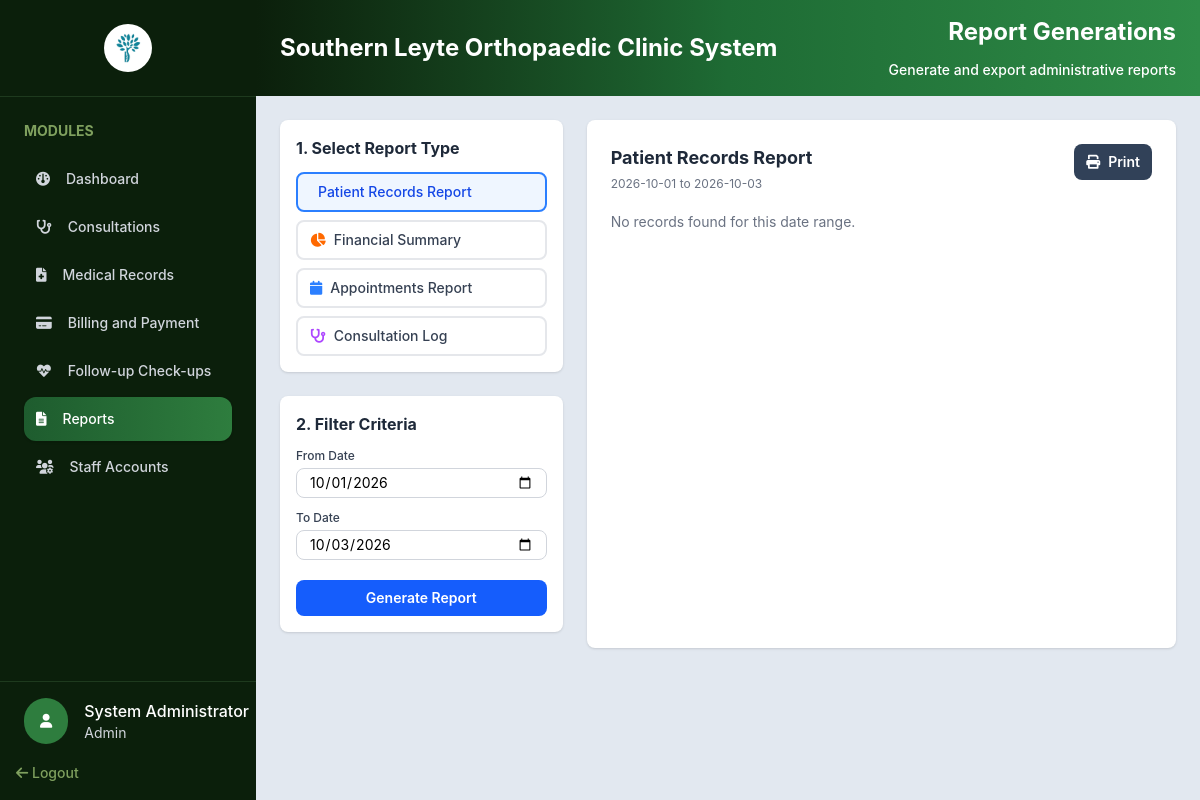
The app's page /admin/reports.php (signed in), older data.
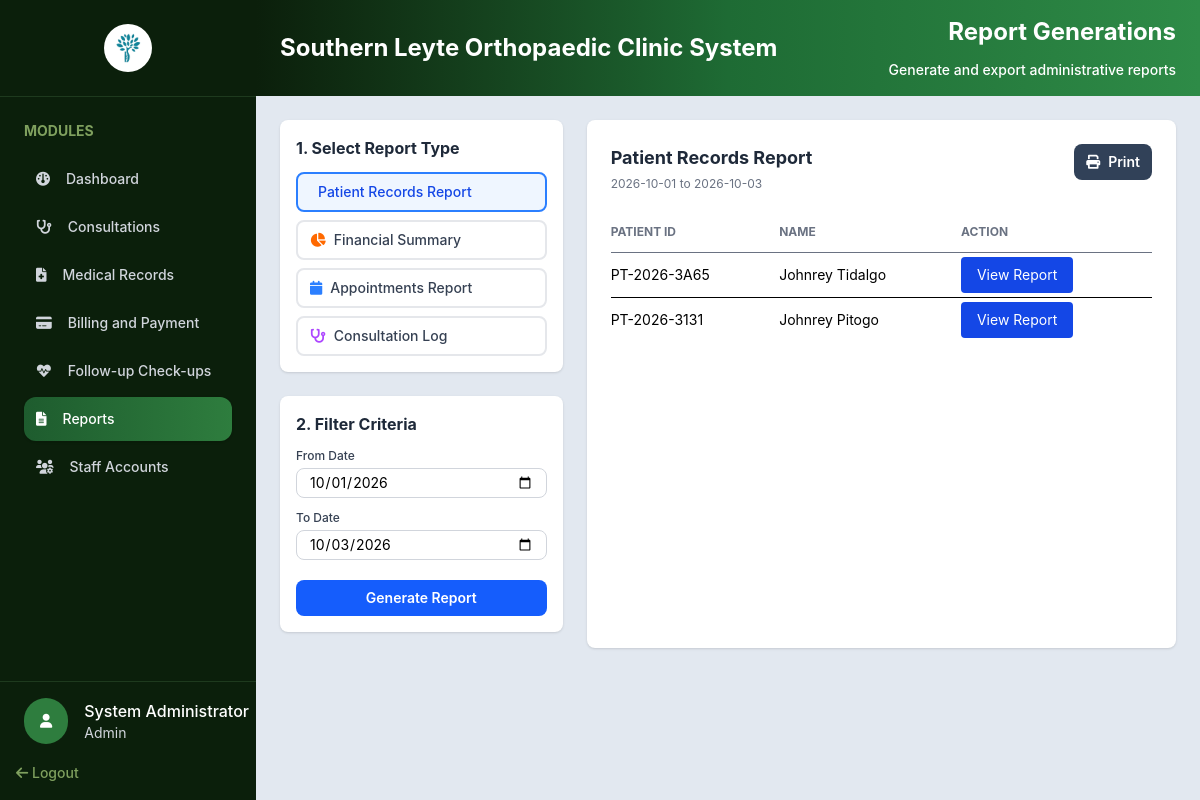
The same page, newer data.
### tables this page shows
CREATE TABLE `patients` (
  `PatientID` int UNSIGNED NOT NULL,
  `PatientCode` varchar(20) NOT NULL,
  `UserID` int UNSIGNED DEFAULT NULL,
  `FirstName` varchar(100) NOT NULL,
  `MiddleName` varchar(100) DEFAULT NULL,
  `LastName` varchar(100) NOT NULL,
  `BirthDate` date NOT NULL,
  `Gender` enum('Male','Female','Other') NOT NULL,
  `CivilStatus` enum('Single','Married','Widowed','Separated') DEFAULT NULL,
  `Address` varchar(255) DEFAULT NULL,
  `Province` varchar(100) DEFAULT NULL,
  `City` varchar(100) DEFAULT NULL,
  `Barangay` varchar(100) DEFAULT NULL,
  `Allergies` varchar(50) DEFAULT NULL,
  `Latitude` decimal(10,7) DEFAULT NULL,
  `Longitude` decimal(10,7) DEFAULT NULL,
  `Phone` varchar(30) DEFAULT NULL,
  `Email` varchar(150) DEFAULT NULL,
  `BloodType` varchar(5) DEFAULT NULL,
  `EmergencyContact` varchar(150) DEFAULT NULL,
  `EmergencyPhone` varchar(30) DEFAULT NULL,
  `PatientType` enum('Regular','Senior Citizen','PWD') NOT NULL DEFAULT 'Regular',
  `CreatedAt` timestamp NOT NULL DEFAULT CURRENT_TIMESTAMP
);

### includes/auth.php (called while the page is built, shortened)
<?php
class SessionManager
{
    public static function isLoggedIn(): bool
    {
        return isset($_SESSION['user_id']) || isset($_SESSION['userId']) || isset($_SESSION['user']);
    }
    public static function getCurrentRole(): ?string
    {
        return $_SESSION['access_type']
            ?? $_SESSION['user']['Role']
            ?? $_SESSION['Role']
            ?? null;
    }
    public static function getUser(PDO $pdo): ?array
    {
        $userId = $_SESSION['user_id'] ?? $_SESSION['userId'] ?? $_SESSION['user']['UserID'] ?? null;
        $statement = $pdo->prepare(
            'SELECT UserID AS user_id, Username AS username, FirstName AS first_name,
                    LastName AS last_name, Email AS email, Phone AS phone,
                    Role AS role, IsDoctor AS is_doctor, Status AS status, CreatedAt AS created_at
             FROM users WHERE UserID = ?'
        );
        $statement->execute([$userId]);
        return $statement->fetch(PDO::FETCH_ASSOC) ?: null;
    }
}

### php/fetch/fetch.php (called while the page is built, shortened)
<?php
function fetchAllData(PDO $pdo, string $query, array $params = []): array
{
    $stmt = $pdo->prepare($query);
    $stmt->execute($params);
    return $stmt->fetchAll(PDO::FETCH_ASSOC);
}

### admin/reports.php (the view, shortened to what the changed rows need)
<?php
require_once __DIR__ . '/../config/config.php';
require_once __DIR__ . '/../includes/auth.php';
require_once __DIR__ . '/../php/fetch/fetch.php';
$admin = SessionManager::getUser($pdo);
$reportTypes = [
    'patients' => 'Patient Records Report',
    'financial' => 'Financial Summary',
    'appointments' => 'Appointments Report',
    'consultations' => 'Consultation Log'
];
$reportType = $_GET['report_type'] ?? 'patients';
$reportType = array_key_exists($reportType, $reportTypes) ? $reportType : 'patients';
$fromDate = $_GET['from_date'] ?? date('Y-m-01');
$toDate = $_GET['to_date'] ?? date('Y-m-d');
$reportRows = [];
$reportError = null;
try {
    switch ($reportType) {
        case 'patients':
        default:
            $reportRows = fetchAllData($pdo, '
                SELECT PatientCode, CONCAT(FirstName, \' \', LastName) AS PatientName,
                       BirthDate, Gender, PatientType, Phone, CreatedAt
                FROM patients
                WHERE DATE(CreatedAt) BETWEEN ? AND ?
                ORDER BY CreatedAt DESC', [$fromDate, $toDate]);
            break;
    }
} catch (PDOException $e) {
    error_log('Reports query failed: ' . $e->getMessage());
    $reportError = 'Unable to load the selected report.';
}
function reportValue(mixed $value): string
{
    return htmlspecialchars((string) ($value ?? '—'), ENT_QUOTES, 'UTF-8');
}
?>
<!DOCTYPE html>
<html lang="en">
<head>
    <link rel="stylesheet" href="../assets/css/output.css">
    <link rel="stylesheet" href="../assets/css/global.css">
    <link rel="stylesheet" href="https://cdnjs.cloudflare.com/ajax/libs/font-awesome/6.0.0-beta3/css/all.min.css">
</head>
<body class="h-screen flex bg-slate-200 overflow-hidden">
    <?php include_once '../includes/sidebar.php'; ?>
    <section class="flex-1 min-h-0 flex flex-col overflow-hidden">
        <div
            class="flex items-center justify-between bg-gradient-to-r from-[#0b1f0b] via-[#1e6b34] to-[#2e8b47] px-6 py-4">
            <h1 class="text-2xl font-bold text-white">Southern Leyte Orthopaedic Clinic System</h1>
            <div class="flex flex-col gap-3 items-end">
                <h1 class="text-2xl font-bold text-white">Report Generations</h1>
            </div>
        </div>
        <div class="grid grid-cols-3 gap-6 min-h-0 overflow-auto p-6 space-y-4">
            <div class="space-y-6 col-span-1">
                <div class="bg-white rounded-lg p-4 shadow-sm">
                    <h2 class="text-base font-bold text-gray-800 mb-3">1. Select Report Type</h2>
                </div>
                <div class="bg-white rounded-lg p-4 shadow-sm col-span-1">
                    <h2 class="text-base font-bold text-gray-800 mb-3">2. Filter Criteria</h2>
                </div>
            </div>
            <div id="report-preview" class="bg-white rounded-lg p-6 shadow-sm col-span-2">
                <div class="flex items-start justify-between gap-4 mb-5">
                    <div>
                        <h2 class="text-lg font-bold text-gray-800"><?= reportValue($reportTypes[$reportType]) ?></h2>
                    </div>
                    <button type="button" id="printReportBtn" data-report-type="<?= reportValue($reportType) ?>"
                        class="print-hidden inline-flex items-center gap-2 px-3 py-2 bg-slate-700 text-white text-sm font-semibold rounded-lg hover:bg-slate-800">
                    </button>
                </div>
                <?php if ($reportError): ?>
                    <p class="text-sm text-red-600"><?= reportValue($reportError) ?></p>
                <?php else: ?>
                    <?php if (empty($reportRows)): ?>
                        <p class="text-sm text-gray-500">No records found for this date range.</p>
                    <?php else: ?>
                        <div class="overflow-x-auto">
                            <table class="w-full text-sm text-left">
                                <thead class="text-xs uppercase text-gray-500 border-b">
                                    <tr>
                                        <?php if ($reportType === 'patients'): ?>
                                            <th class="py-3">Patient ID</th>
                                            <th>Name</th>
                                            <th>Action</th>
                                            <?php endif; ?>
                                    </tr>
                                </thead>
                                <tbody>
                                    <?php foreach ($reportRows as $row): ?>
                                        <tr class="border-b last:border-0">
                                            <?php if ($reportType === 'patients'): ?>
                                                <td class="py-3"><?= reportValue($row['PatientCode']) ?></td>
                                                <td><?= reportValue($row['PatientName']) ?></td>
                                                <td>
                                                    <button type="button"
                                                        class="view-patient-report-btn bg-blue-700 text-white px-4 py-2 rounded hover:bg-blue-800"
                                                        data-patient-code="<?= reportValue($row['PatientCode']) ?>">
                                                        View Report
                                                    </button>
                                                </td>
                                                <?php endif; ?>
                                        </tr>
                                    <?php endforeach; ?>
                                </tbody>
                            </table>
                        </div>
                    <?php endif; ?>
                <?php endif; ?>
            </div>
        </div>
    </section>
</body>
</html>

### includes/sidebar.php (shortened to what the changed rows need)
<?php
$navItems = [
    [
        'label' => 'Dashboard',
        'icon' => 'fa-gauge',
        'file' => 'admin-dashboard.php',
        'href' => '../admin/admin-dashboard.php',
        'roles' => ['admin', 'staff'],
    ],
    [
        'label' => 'Patient Registration',
        'icon' => 'fa-user-plus',
        'file' => 'patient-registration.php',
        'href' => '../admin/patient-registration.php',
        'roles' => ['staff'],
    ],
    [
        'label' => 'Appointments',
        'icon' => 'fa-calendar',
        'file' => 'appointments.php',
        'href' => '../admin/appointments.php',
        'roles' => ['staff'],
    ],
    [
        'label' => 'Consultations',
        'icon' => 'fa-stethoscope',
        'file' => 'consultations.php',
        'href' => '../admin/consultations.php',
        'roles' => ['admin'],
    ],
    [
        'label' => 'Medical Records',
        'icon' => 'fa-file-medical',
        'file' => 'medical-records.php',
        'href' => '../admin/medical-records.php',
        'roles' => ['admin'],
    ],
    [
        'label' => 'Billing and Payment',
        'icon' => 'fa-credit-card',
        'file' => 'billing-payment.php',
        'href' => '../admin/billing-payment.php',
        'roles' => ['admin',],
    ],
    [
        'label' => 'Follow-up Check-ups',
        'icon' => 'fa-heart-pulse',
        'file' => 'follow-up-checkups.php',
        'href' => '../admin/follow-up-checkups.php',
        'roles' => ['admin', 'staff'],
    ],
    [
        'label' => 'Reports',
        'icon' => 'fa-file-lines',
        'file' => 'reports.php',
        'href' => '../admin/reports.php',
        'roles' => ['admin'],
    ],
    [
        'label' => 'Staff Accounts',
        'icon' => 'fa-users-gear',
        'file' => 'staff-management.php',
        'href' => '../admin/staff-management.php',
        'roles' => ['admin'],
    ],
];
$currentRole = strtolower((string) (SessionManager::getCurrentRole() ?? 'staff'));
$currentFile = basename($_SERVER['PHP_SELF']);
?>
<div class="w-64 shrink-0 bg-[#0b1f0b] flex flex-col h-full">
    <div class="custom-scrollbar w-full p-6 overflow-y-auto flex-1 min-h-0">
        <h2 class="text-[#7fa05e] font-bold text-sm mb-4">MODULES</h2>
        <?php foreach ($navItems as $item): ?>
            <?php if (in_array($currentRole, $item['roles'], true)): ?>
                <?php $isActive = $currentFile === $item['file']; ?>
                <div
                    class="flex items-center p-3 rounded-xl gap-4 mb-1 <?= $isActive ? 'bg-gradient-to-r from-[#1e5c2e] to-[#2e7d3e] shadow-sm' : '' ?>">
                    <i
                        class="text-sm fa-solid <?= htmlspecialchars($item['icon']) ?> <?= $isActive ? 'text-white' : 'text-gray-300' ?>"></i>
                    <a href="<?= htmlspecialchars($item['href']) ?>"
                        class="text-sm font-medium <?= $isActive ? 'text-white' : 'text-gray-300 hover:text-white' ?>">
                        <?= htmlspecialchars($item['label']) ?>
                    </a>
                </div>
            <?php endif; ?>
        <?php endforeach; ?>
    </div>
    <div class="mt-auto">
        <div class="w-full border-t pt-4 pl-6 border-[#1e3a1e] flex items-center gap-4">
            <div>
                <?php if ($admin): ?>
                    <h1 class="text-white text-md font-medium">
                        <?= htmlspecialchars($admin['first_name']) ?>     <?= htmlspecialchars($admin['last_name']) ?>
                    </h1>
                <?php endif; ?>
            </div>
        </div>
    </div>
</div>

Row changes from the older to the newer data that the page shows:
added patients: PatientCode "PT-2026-3A65", PatientName "Johnrey Tidalgo"
added patients: PatientCode "PT-2026-3131", PatientName "Johnrey Pitogo"
Text that changed along with them:
text no longer shown: "No records found for this date range."
text now shown: "PATIENT ID NAME ACTION"
